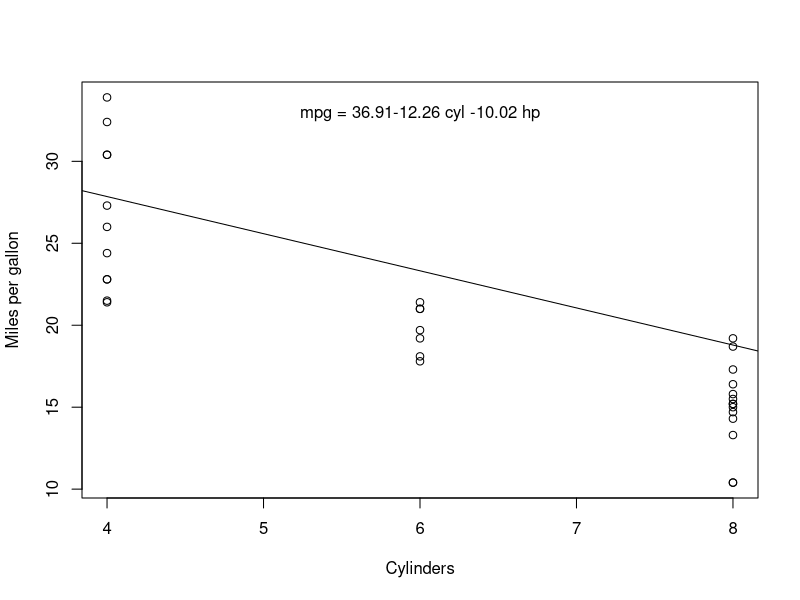

Write the R code that produced this figure.

fit <- lm(mpg ~ cyl + hp, data = mtcars)
summary(fit)
##Coefficients:
##             Estimate Std. Error t value Pr(>|t|)    
## (Intercept) 36.90833    2.19080  16.847  < 2e-16 ***
## cyl         -2.26469    0.57589  -3.933  0.00048 ***
## hp          -0.01912    0.01500  -1.275  0.21253 


plot(mpg ~ cyl, data = mtcars, xlab = "Cylinders", ylab = "Miles per gallon")
abline(coef(fit)[1:2])

## rounded coefficients for better output
cf <- round(coef(fit), 2) 
eq <- paste0("mpg = ", cf[1], sign(unname(coef(fit)[2])), abs(cf[2]), " cyl ", sign(unname(coef(fit)[3])), abs(cf[3]), " hp")

# printing of the equation
mtext(eq, 3, line=-2)
